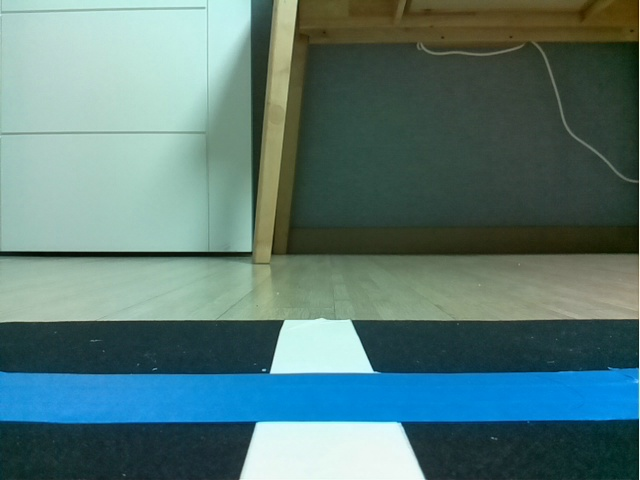
#> input picture agv_code/blue_path.jpg, 640 x 480 px, given in place of the camera
$ python 3_red_ROI.py
#> lines starting #> are read from the running program, lines starting #| are printed output that depends on the picture; after the words box and inside, x2 and y2 are one past the last pixel; in counts of white or black regions, pixels touching at a corner belong together
import cv2
import numpy as np

cap = cv2.VideoCapture(0)

while cap.isOpened():
    ret, frame = cap.read()
#> frame is the input picture: shape (480, 640, 3); mean B, G, R 117.9, 120.6, 87.9
    if not ret:
        break

    # 이미지를 hsv로 변환
    hsv = cv2.cvtColor(frame, cv2.COLOR_BGR2HSV)
#> hsv: shape (480, 640, 3); mean H, S, V 74.3, 98.6, 129.9

    # # 흰색 영역 검출
    # lower_white = np.array([200, 200, 200], dtype=np.uint8)
    # upper_white = np.array([255, 255, 255], dtype=np.uint8)

    # 찾고자 하는 색상 범위 (예: 빨간색)
    lower_red = np.array([10, 0, 0])
    upper_red = np.array([170, 255, 255])

    red_mask = cv2.inRange(frame, lower_red, upper_red)
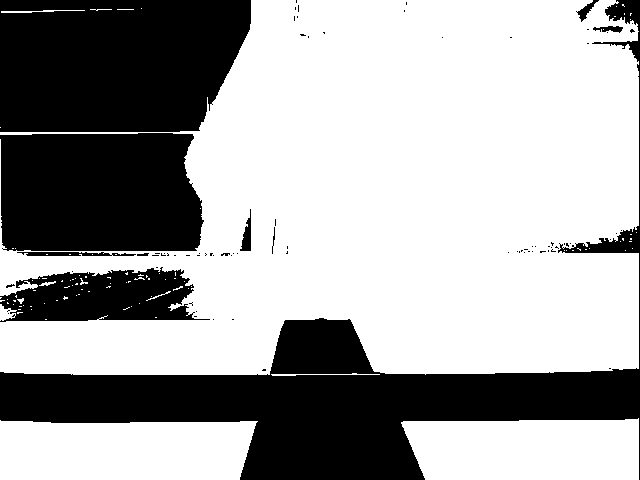
#> red_mask: shape (480, 640); 64.6% white; 81 black regions (71 under 20 px), largest, box (x1, y1, x2, y2) and area: (0, 0, 640, 480) 46939, (0, 0, 251, 132) 30147, (0, 133, 204, 251) 22607

    # 흰색 영역 이외는 검은색으로 출력
    white_result = cv2.bitwise_and(frame, frame, mask=red_mask)
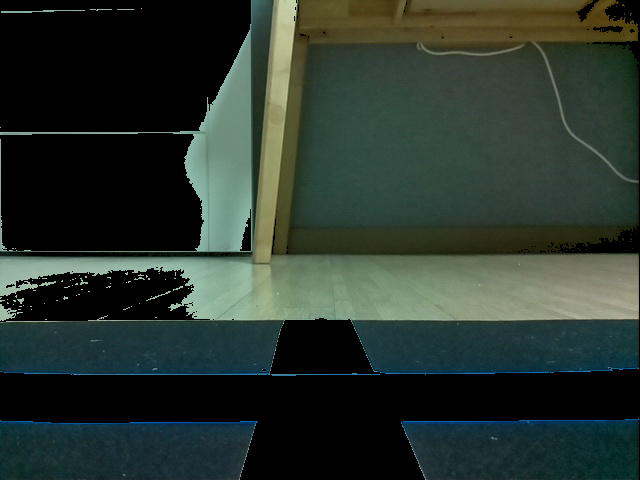
#> white_result: shape (480, 640, 3); mean B, G, R 45.5, 53.2, 41.3

    ############### ROI ######################
    height, width = frame.shape[:2]
#> height = 480; width = 640
    roi_top = height * 2 // 3 # 상단 경계
#> roi_top = 320
    roi_bottom = height # 하단 경계
#> roi_bottom = 480
    roi_left = 0 # 왼쪽 경계
    roi_right = width # 오른쪽 경계
#> roi_right = 640
    roi = white_result[roi_top:roi_bottom, roi_left:roi_right]
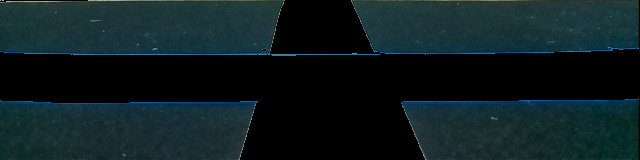
#> roi: shape (160, 640, 3); mean B, G, R 32.7, 29.6, 13.7

    # 결과 이미지 표시
    cv2.imshow("Original", frame)
    cv2.imshow("White", white_result)
    cv2.imshow("ROI", roi)

    # 'q' 키 누르면 종료
    if cv2.waitKey(25) & 0xFF == ord('q'):
#> (key q is pressed here)
        break

#> (the run stopped early here; a loop or call above may not have finished)

$ run again, on agv_code/red_blue_Yellow.jpg
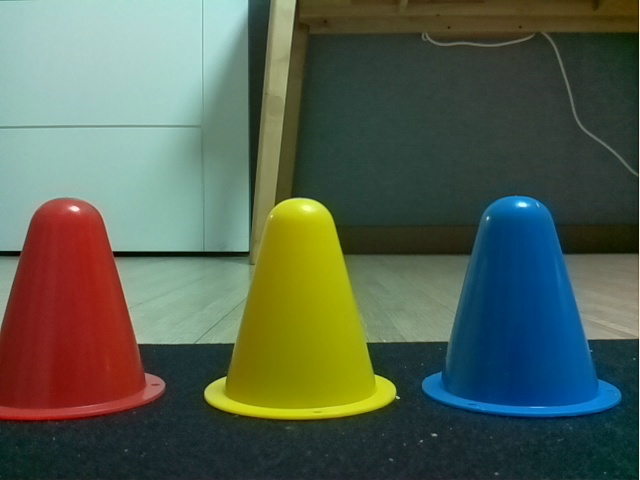
#> input picture agv_code/red_blue_Yellow.jpg, 640 x 480 px, given in place of the camera
#> frame is the input picture: shape (480, 640, 3); mean B, G, R 80.6, 96.8, 84.4
#> hsv: shape (480, 640, 3); mean H, S, V 64.8, 119.6, 111.1
#> `red_mask = cv2.inRange(frame, lower_red, upper_red)`:
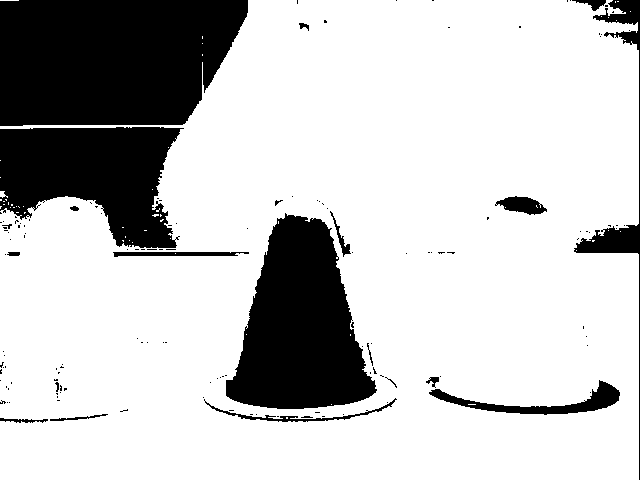
#> red_mask: shape (480, 640); 77.6% white; 141 black regions (121 under 20 px), largest, box (x1, y1, x2, y2) and area: (0, 0, 248, 126) 27564, (226, 213, 377, 409) 18731, (0, 127, 184, 248) 15016
#> `roi = white_result[roi_top:roi_bottom, roi_left:roi_right]`:
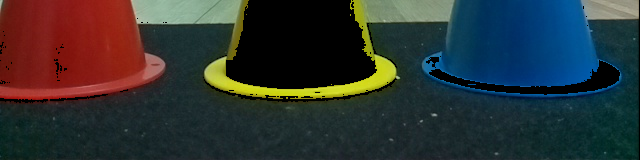
#> roi: shape (160, 640, 3); mean B, G, R 50.3, 50.7, 46

$ run again, on agv_code/red_path.jpg
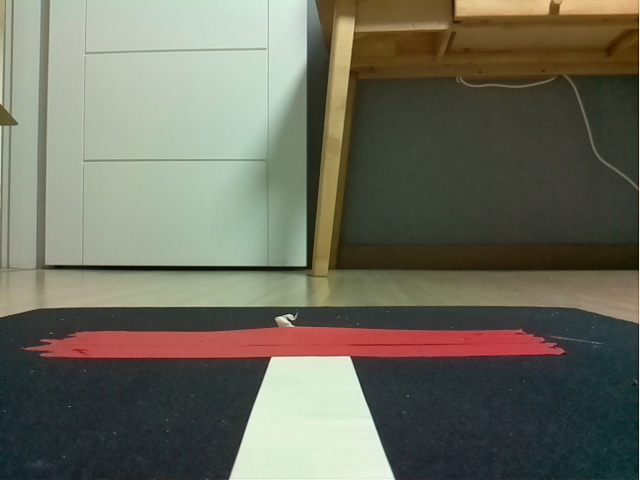
#> input picture agv_code/red_path.jpg, 640 x 480 px, given in place of the camera
#> frame is the input picture: shape (480, 640, 3); mean B, G, R 93.7, 108.2, 108.2
#> hsv: shape (480, 640, 3); mean H, S, V 54.4, 68.1, 116.9
#> `red_mask = cv2.inRange(frame, lower_red, upper_red)`:
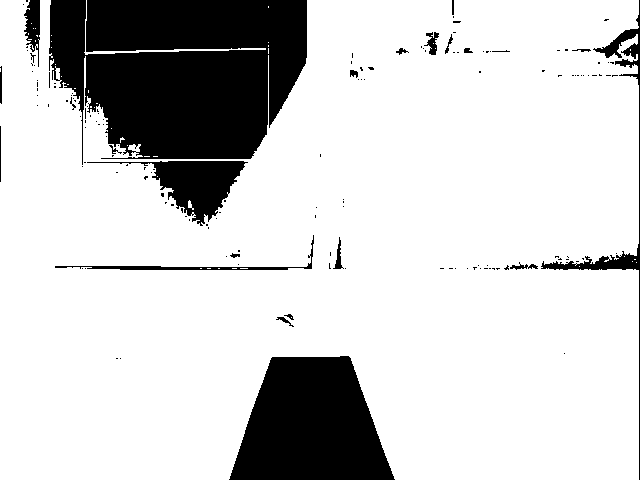
#> red_mask: shape (480, 640); 81.4% white; 153 black regions (131 under 20 px), largest, box (x1, y1, x2, y2) and area: (49, 0, 307, 165) 33598, (229, 356, 395, 480) 15045, (87, 161, 248, 226) 3639
#> `roi = white_result[roi_top:roi_bottom, roi_left:roi_right]`:
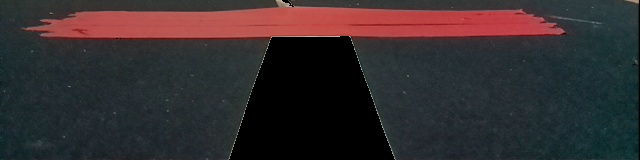
#> roi: shape (160, 640, 3); mean B, G, R 46.3, 44.3, 52.1
